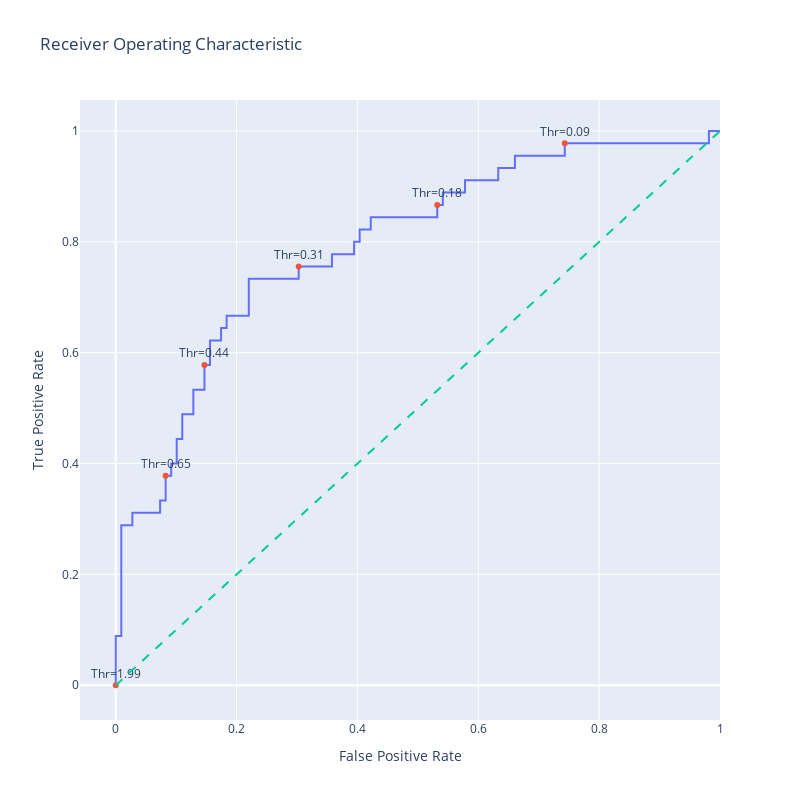

The cell this chart's notebook holds for it:
### Code cell
# Generate a trace for ROC curve
trace0 = go.Scatter(
    x=fpr,
    y=tpr,
    mode='lines',
    name='ROC curve'
)

# Only label every nth point to avoid cluttering
n = 10  
indices = np.arange(len(thresholds)) % n == 0  # Choose indices where index mod n is 0

trace1 = go.Scatter(
    x=fpr[indices], 
    y=tpr[indices], 
    mode='markers+text', 
    name='Threshold points', 
    text=[f"Thr={thr:.2f}" for thr in thresholds[indices]], 
    textposition='top center'
)


# Diagonal line
trace2 = go.Scatter(
    x=[0, 1], 
    y=[0, 1], 
    mode='lines', 
    name='Random (Area = 0.5)', 
    line=dict(dash='dash')
)

data = [trace0, trace1, trace2]

# Define layout with square aspect ratio
layout = go.Layout(
    title='Receiver Operating Characteristic',
    xaxis=dict(title='False Positive Rate'),
    yaxis=dict(title='True Positive Rate'),
    autosize=False,
    width=800,
    height=800,
    showlegend=False
)

# Define figure and add data
fig = go.Figure(data=data, layout=layout)

# Show figure
fig.show()

### Figure 1 — Plotly figure (JSON) as saved in the notebook; plotly's stock layout.template omitted (floating-point values rounded to 4 significant figures)
{"data": [{"mode": "lines", "name": "ROC curve", "type": "scatter", "x": [0, 0, 0, 0.009174, 0.009174, 0.02752, 0.02752, 0.07339, 0.07339, 0.08257, 0.08257, 0.09174, 0.09174, 0.1009, 0.1009, 0.1101, 0.1101, 0.1284, 0.1284, 0.1468, 0.1468, 0.156, 0.156, 0.1743, 0.1743, 0.1835, 0.1835, 0.2202, 0.2202, 0.3028, 0.3028, 0.3578, 0.3578, 0.3945, 0.3945, 0.4037, 0.4037, 0.422, 0.422, 0.5321, 0.5321, 0.5413, 0.5413, 0.578, 0.578, 0.633, 0.633, 0.6606, 0.6606, 0.7431, 0.7431, 0.9817, 0.9817, 1], "y": [0, 0.02222, 0.08889, 0.08889, 0.2889, 0.2889, 0.3111, 0.3111, 0.3333, 0.3333, 0.3778, 0.3778, 0.4, 0.4, 0.4444, 0.4444, 0.4889, 0.4889, 0.5333, 0.5333, 0.5778, 0.5778, 0.6222, 0.6222, 0.6444, 0.6444, 0.6667, 0.6667, 0.7333, 0.7333, 0.7556, 0.7556, 0.7778, 0.7778, 0.8, 0.8, 0.8222, 0.8222, 0.8444, 0.8444, 0.8667, 0.8667, 0.8889, 0.8889, 0.9111, 0.9111, 0.9333, 0.9333, 0.9556, 0.9556, 0.9778, 0.9778, 1, 1]}, {"mode": "markers+text", "name": "Threshold points", "text": ["Thr=1.99", "Thr=0.65", "Thr=0.44", "Thr=0.31", "Thr=0.18", "Thr=0.09"], "textposition": "top center", "type": "scatter", "x": [0, 0.08257, 0.1468, 0.3028, 0.5321, 0.7431], "y": [0, 0.3778, 0.5778, 0.7556, 0.8667, 0.9778]}, {"line": {"dash": "dash"}, "mode": "lines", "name": "Random (Area = 0.5)", "type": "scatter", "x": [0, 1], "y": [0, 1]}], "layout": {"autosize": false, "height": 800, "showlegend": false, "title": {"text": "Receiver Operating Characteristic"}, "width": 800, "xaxis": {"autorange": true, "range": [-0.05916, 1], "title": {"text": "False Positive Rate"}, "type": "linear"}, "yaxis": {"autorange": true, "range": [-0.0627, 1.056], "title": {"text": "True Positive Rate"}, "type": "linear"}}}
